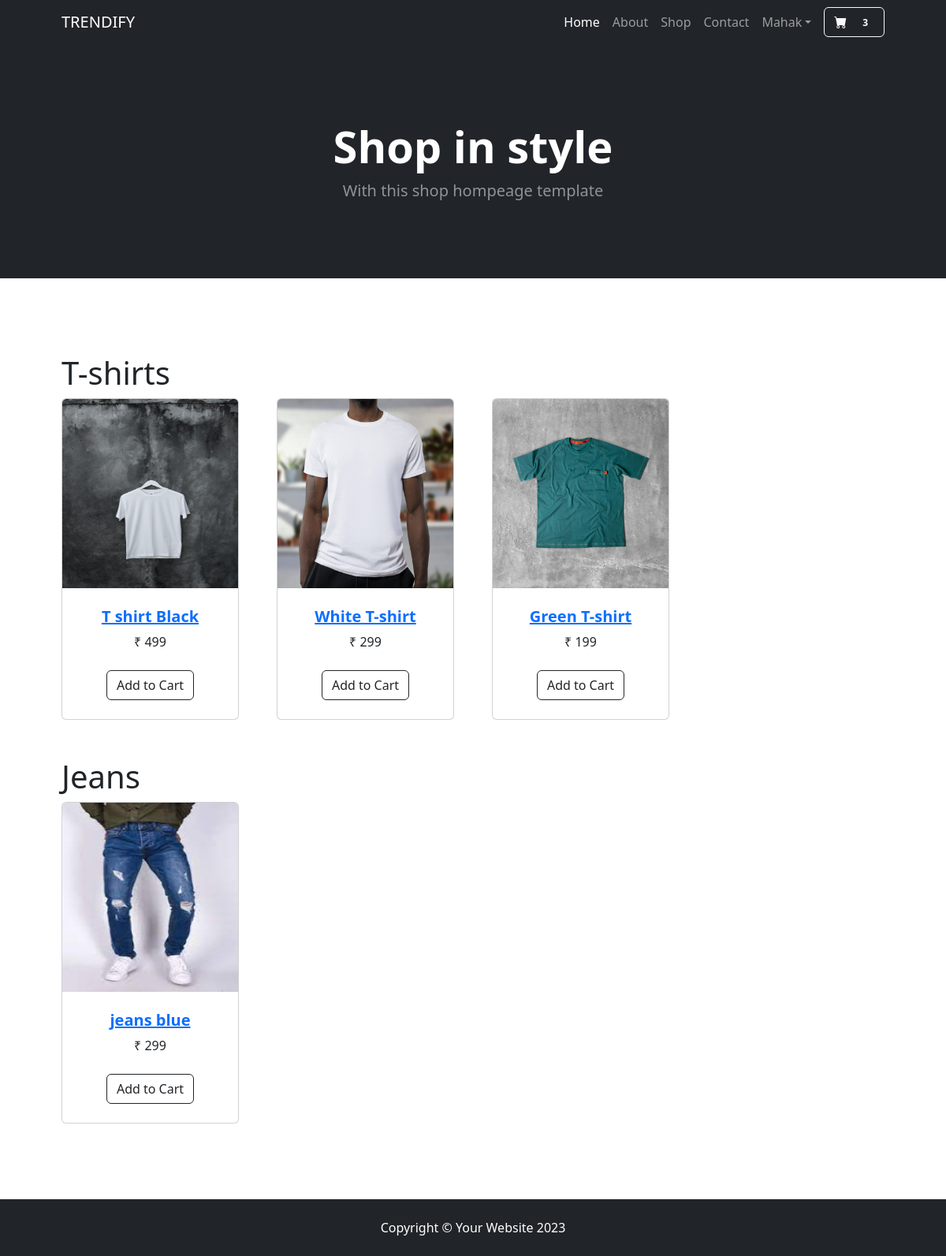
Screenshot of / (signed in) with the database file from the repository.
### accounts/models.py (models this page shows)
class Profile(BaseModel):
   user = models.OneToOneField(User, on_delete=models.CASCADE,related_name="profile")
   is_email_verified = models.BooleanField(default=False)
   email_token = models.CharField(max_length=100, null=False, blank=True)
   profile_image = models.ImageField(upload_to='profile')
   def get_cart_count(self):
       return CartItems.objects.filter(cart__user = self.user, cart__is_paid= False).count()

### products/models.py (models this page shows, shortened)
class Product(BaseModel):
    product_name = models.CharField(max_length=100)
    slug = models.SlugField(unique=True, null= True, blank=True)
    category = models.ForeignKey(Category, on_delete=models.CASCADE, related_name='product')
    price = models.IntegerField(null = False)
    product_description = models.TextField()
    color_variant = models.ManyToManyField(ColorVariant, blank=True)
    size_variant = models.ManyToManyField(SizeVariant, blank=True)

class ProductImage(BaseModel):
    product = models.ForeignKey(Product, on_delete=models.CASCADE, related_name='product_image')
    image = models.ImageField(upload_to="product")

### home/views.py (the view)
# urls.py: path('',views.index,name="home"),
def index(request):
    context = {'products': Product.objects.all()}
    return render(request, 'Home/index.html', context)

### templates/Home/index.html (shortened to what this page needs)
{% extends 'Base/base.html'%}
{% load static %}
{%block start%}
<header class="bg-dark py-5">
  <div class="container px-4 px-lg-5 my-5">
    <div class="text-center text-white">
      <h1 class="display-4 fw-bolder">Shop in style</h1>
      <p class="lead fw-normal text-white-50 mb-0">
        With this shop hompeage template
      </p>
    </div>
  </div>
</header>
<section class="py-5">
  <div class="container px-4 px-lg-5 mt-5">
    <h1>T-shirts</h1>
    <div
      class="row gx-4 gx-lg-5 row-cols-2 row-cols-md-3 row-cols-xl-4 ">
      {% for product in products%}
      {%if product.category.category_name == "T Shirts" %}
      <div class="col mb-5">
        <div class="card h-100">
          <img
            class="card-img-top " style="height: 15rem;"
            src="/media/{{product.product_image.first.image}}"
            alt="..."
          />
          <div class="card-body p-4">
            <div class="text-center">
              <a href="{% url 'get_product' product.slug%}"><h5 class="fw-bolder">{{product.product_name}}</h5></a>
              &#8377 {{product.price}}
            </div>
          </div>
          <div class="card-footer p-4 pt-0 border-top-0 bg-transparent">
            <div class="text-center">
              <a class="btn btn-outline-dark mt-auto" href="{% url 'add_to_cart' product.uid %}">Add to Cart</a>
            </div>
          </div>
        </div>
      </div>
      {%endif%}
      {%endfor%}
    </div>
    <h1>Jeans</h1>
    <div
      class="row gx-4 gx-lg-5 row-cols-2 row-cols-md-3 row-cols-xl-4 ">
      {% for product in products%}
      {%if product.category.category_name == "Mens Jeans" %}
      <div class="col mb-5">
        <div class="card h-100">
          <img
            class="card-img-top " style="height: 15rem;"
            src="/media/{{product.product_image.first.image}}"
            alt="..."
          />
          <div class="card-body p-4">
            <div class="text-center">
              <a href="{% url 'get_product' product.slug%}"><h5 class="fw-bolder">{{product.product_name}}</h5></a>
              &#8377 {{product.price}}
            </div>
          </div>
          <div class="card-footer p-4 pt-0 border-top-0 bg-transparent">
            <div class="text-center">
              <a class="btn btn-outline-dark mt-auto" href="{% url 'add_to_cart' product.uid %}">Add to Cart</a>
            </div>
          </div>
        </div>
      </div>
      {%endif%}
      {%endfor%}
    </div>
  </div>
</section>
{%endblock%}

### templates/Base/base.html (shortened to what this page needs)
{% load static %}
<!DOCTYPE html>
<html lang="en">
  <head>
    <link
      href="https://cdn.jsdelivr.net/npm/bootstrap-icons@1.5.0/font/bootstrap-icons.css"
      rel="stylesheet"
    />
    <link href="{% static '/css/styles.css' %}" rel="stylesheet" />
  </head>
  <body>
    <nav class="navbar navbar-expand-lg navbar-dark bg-dark ">
      <div class="container px-4 px-lg-5">
        <a class="navbar-brand" href="/">TRENDIFY</a>
        <div class="collapse navbar-collapse justify-content-end" id="navbarSupportedContent">
          <ul class="navbar-nav me-2 mb-2 mb-lg-0 ms-lg-4 ">
            <li class="nav-item">
              <a class="nav-link active" aria-current="page" href="/">Home</a>
            </li>
            <li class="nav-item"><a class="nav-link" href="#!">About</a></li>
            <li class="nav-item"><a class="nav-link" href="#!">Shop</a></li>
            <li class="nav-item"><a class="nav-link" href="#!">Contact</a></li>
            {% if user.is_authenticated %}
            <li class="nav-item dropdown">
              <a
                class="nav-link dropdown-toggle"
                id="navbarDropdown"
                href="#"
                role="button"
                data-bs-toggle="dropdown"
                aria-expanded="false"
                >{{request.user.first_name}}</a
              >
            </li>
            {%endif%}
          </ul>
            <a class="btn btn-outline-light" href="{% url 'cards' %}">
              <i class="bi-cart-fill me-1"></i>
              <span class="badge bg-dark text-white ms-1 rounded-pill">{{request.user.profile.get_cart_count}}</span>
          </a>
        </div>
      </div>
    </nav>
    <div style="height: 100%;">
    {% block start %} {% endblock %}
  </div>
    <footer class="py-4 bg-dark ">
      <div class="container ">
        <p class="m-0 text-center text-white">
          Copyright &copy; Your Website 2023
        </p>
      </div>
    </footer>
  </body>
</html>

### rows the page displays
Product: product_image.first.image (picture), product_name "T shirt Black", price "499"
Product: product_image.first.image (picture), product_name "White T-shirt", price "299"
Product: product_image.first.image (picture), product_name "Green T-shirt", price "199"
Product: product_image.first.image (picture), product_name "jeans blue", price "299"

### other values shown
{{ request.user.first_name }} "Mahak"
{{ request.user.profile.get_cart_count }} "3"
